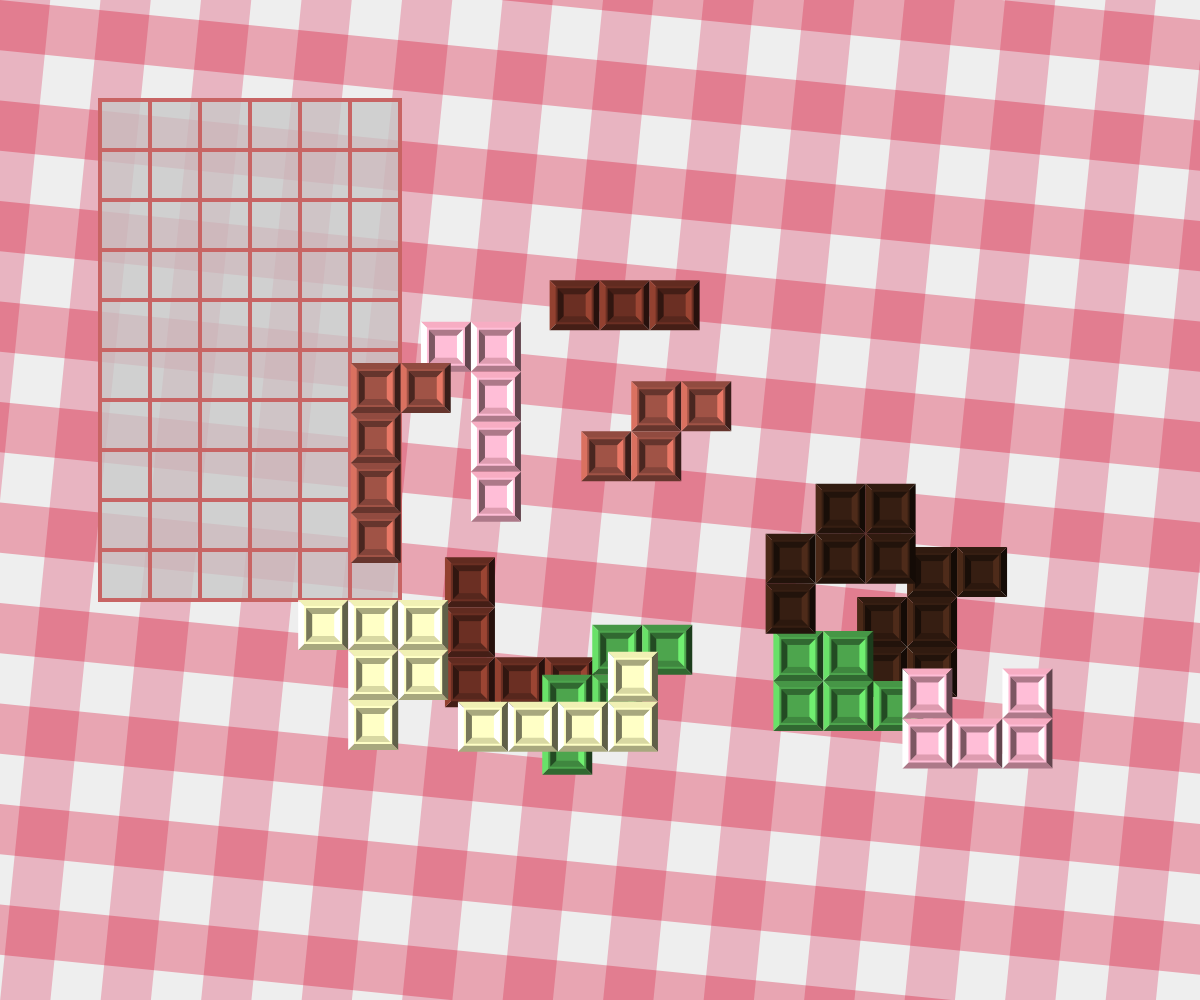
Frame 1 (no input)
Frame 60 (no input): identical to frame 1, image omitted
Frame 120 (the mouse pressed at the canvas centre since frame 60): identical to frame 1, image omitted

The p5.js sketch that drew this single still picture (run headless with seeded random() and noise() and a simulated clock; from frame 60 on, the mouse is pressed at the canvas centre):

// p5.js sketch
// ── sketch.js


let red = [0x61,70,240,247,0x91,0x31];
let green = [0x2b,150,240,173,0x4b,0x1b];
let blue = [0x20,70,180,195,0x40,0x10];

      /*座標*/
class pos{
  constructor(y,x){
    this.y=y;
    this.x=x;
    this.col=0;
  }
  print(){
    print("(",this.y,",",this.x,")")
  }
  rotate(dir){
    dir=(dir+4)%4;
    for(let i=0;i<dir;i++){
      let y=this.y;
      this.y=-this.x;
      this.x=y;
    }
  }
}

function triangleP(a,b,c){
  triangle(a.x,a.y,b.x,b.y,c.x,c.y);
}

function inArea(a,b,x){
  // aとbが頂点(対角線を共有する)の長方形にxはあるか,ただしa<b
  return a.x<=x.x && x.x<=b.x && a.y<=x.y && x.y<=b.y;
}

/*ポリオミノ*/
class Choco{
  constructor(t){
    this.bar = new Array(0);
    this.col=t;
  }
  add(y,x){
    this.bar.push(new pos(y,x));
    this.bar[this.bar.length-1].col=this.col;
  }
  print(){
    this.bar.forEach(function(element){
      element.print();
    });
  }
  normalize(){
    let y=0,x=0;
    let n=this.bar.length;
    for(let i=0;i<n;i++){
      y+=this.bar[i].y;
      x+=this.bar[i].x;
    }
    x=int(x/n);
    y=int(y/n);
    for(let i=0;i<n;i++){
      this.bar[i].y-=y;
      this.bar[i].x-=x;
    }
  }
  drawShadow(y,x,size){
    this.bar.forEach(function(element){
      let by=y+size*element.y;
      let bx=x+size*element.x;
      fill(0,0,0,50);
      rect(bx+10,by+10,size,size);
    })
  }
  draw(y,x,size){
    this.bar.forEach(
      function(element){
      let by=y+size*element.y;
      let bx=x+size*element.x;
      let ey=by+size;
      let ex=bx+size;
      let cy=(by+ey)/2;
      let cx=(bx+ex)/2;
      let cen=new pos(cy,cx);
      let edge1=6;
      let edge2=8;
      let edge3=14;
      let r=red[element.col];
      let g=green[element.col];
      let b=blue[element.col];
      noStroke();
      
      let position=[new pos(by,bx),new pos(by,ex),new pos(ey,ex),new pos(ey,bx)];
      let colors=[1,0.4,0.7,1.5,1.1,0.7,1.6,0.9,0.5,1.1];
      for(let i=0;i<4;i++){
        fill(r*colors[i],g*colors[i],b*colors[i]);
        triangleP(position[i],position[(i+1)%4],cen);
      }
      fill(r*colors[4],g*colors[4],b*colors[4]);
      rect(bx+edge1,by+edge1,size-edge1*2,size-edge1*2);
      let positionIn=[new pos(by+edge2,bx+edge2),new pos(by+edge2,ex-edge2),new pos(ey-edge2,ex-edge2),new pos(ey-edge2,bx+edge2)];
      for(let i=0;i<4;i++){
        fill(r*colors[i+5],g*colors[i+5],b*colors[i+5]);
        triangleP(positionIn[i],positionIn[(i+1)%4],cen);
      }
      fill(r*colors[9],g*colors[9],b*colors[9]);
      rect(bx+edge3,by+edge3,size-edge3*2,size-edge3*2);
    })
  }

  isTouched(y,x,size){
    let touched = false;
    for(let i=0;i<this.bar.length;i++){
      let a = new pos(y+this.bar[i].y*size, x+this.bar[i].x*size);
      let b = new pos(a.y+size,a.x+size);
      let T = new pos(mouseY,mouseX);
      let d = inArea(a,b,T);
      touched |= d;
    }
    return touched;
  }
  rotate(dir){
    this.bar.forEach(function(element){
      element.rotate(dir);
    });
    this.normalize();
  }
}

/*盤面*/
class Board{
  constructor(h,w,board,num,size){
    this.h=h;
    this.w=w;
    this.pos = new pos(100,100);
    this.size = size;
    this.num = num;
    this.having=-1;
    this.dpos = new pos(0,0);
    this.parts = new Array(num);
    this.position = new Array(num);
    this.lay = new Array(num);
    this.isPut = new Array(this.h);
    for(let i=0;i<num;i++){
      this.parts[i]=new Choco(i%6);
      this.position[i] = new pos(random(height-500)+250,random(width-500)+300);
      this.lay[i] = i;
    }
    for(let r=0;r<h;r++){
      this.isPut[r] = new Array(this.w);
      for(let c=0;c<w;c++){
        this.isPut[r][c]=-1;
        let n=board[r][c];
        this.parts[n].add(r,c);
      }
    }
    this.parts.forEach(function(part){
      part.normalize();
    });
  }
  isHaving(){
    return this.having!=-1;
  }
  print(){
    this.parts.forEach(function(part){
      print("parts:");
      part.print();
    });
  }
  draw(){
     stroke(200,100,100);
    strokeWeight(4);
    for(let r=0;r<this.h;r++){
      for(let c=0;c<this.w;c++){
        if(this.isPut[r][c]==-1){
          
    fill(200,200,200,200);
        }else{
          
    fill(200,0,200,200);
        }
        rect(this.pos.x+c*this.size,this.pos.y+r*this.size,this.size,this.size);
      }
    }
    for(let i=0;i<this.num;i++){
      let id=this.lay[i];
      if(this.having==id){
        this.parts[id].drawShadow(this.position[id].y,this.position[id].x,this.size);
      }
      this.parts[id].draw(this.position[id].y,this.position[id].x,this.size);
    }
    
   
  }
  clicked(){
    for(let i=this.num-1;i>=0;i--){
      let id = this.lay[i];
      let T=this.parts[id].isTouched(this.position[id].y,this.position[id].x,this.size);
      if(T){
        let tmp=this.lay.splice(i,1)[0];
        this.dpos.x=this.position[id].x-mouseX;
        this.dpos.y=this.position[id].y-mouseY;
        this.having=tmp;
        this.lay.push(tmp);
        for(let r=0;r<this.h;r++){
          for(let c=0;c<this.w;c++){
            if(this.isPut[r][c]==this.having){
              this.isPut[r][c]=-1;
            }
          }
        }
        break;
      }
    }
  }
  pressed(){
    if(!this.isHaving())return;
    this.position[this.having].x = mouseX + this.dpos.x;
    this.position[this.having].y = mouseY + this.dpos.y;
  }
  
  released(){
    if(!this.isHaving())return;
    let nx=this.position[this.having].x;
    let ny=this.position[this.having].y;
    let x=nx-this.pos.x;
    let y=ny-this.pos.y;
    let c=int((x+this.size/2)/this.size);
    let r=int((y+this.size/2)/this.size);
    let bx=c*this.size+this.pos.x;
    let by=r*this.size+this.pos.y;
    if(abs(bx-nx)<=this.size/3&&abs(by-ny)<=this.size){
      //r,cに置いていいかな？
      let ok=true;
      for(let i=0;i<this.parts[this.having].bar.length;i++){
        let br=r+this.parts[this.having].bar[i].y;
        let bc=c+this.parts[this.having].bar[i].x;
        if(0<=br&&br<this.h&&0<=bc&&bc<this.w){
          if(this.isPut[br][bc]!=-1){
            ok=false;
          }
        }else{
          ok=false;
        }
      }
      if(ok){
        this.position[this.having].x = bx;
        this.position[this.having].y = by;
        for(let i=0;i<this.parts[this.having].bar.length;i++){
          let br=r+this.parts[this.having].bar[i].y;
          let bc=c+this.parts[this.having].bar[i].x;
          this.isPut[br][bc]=this.having;
        }
      }
    }
    this.having=-1;
  }
  rotate(d){
    if(!this.isHaving())return;
    this.parts[this.having].rotate(d);
  }
}

function setup() {
  createCanvas(windowWidth, windowHeight);
  problem=[
    [00,07,07,08,08,08],
    [00,07,07,07,08,08],
    [00,00,00,09,08,09],
    [06,06,06,09,09,09],
    [10,10,05,05,11,11],
    [10,05,05,11,11,11],
    [10,05,05,11,03,03],
    [10,01,01,04,04,03],
    [01,01,04,04,02,03],
    [01,02,02,02,02,03],
  ];
  board = new Board(10,6,problem,12,50);
  //board.print();
}


function draw() {
  background("#EEEEEE");
  drawBackground();
  rotate(2*PI-0.1);
  blendMode(BLEND);
  board.draw();
  if(mouseIsPressed){
    board.pressed();
  }
}

function drawBackground(){
  blendMode(MULTIPLY);
  //縦ストライプ
  rotate(0.1);
  noStroke();
  fill("#F9C1CF");
  let out=300;
  for(let x=-out;x<width+out;x+=100){
    rect(x,-out,50,height+out*2);
  }
  
  fill("#F9B1BF");
  //横ストライプ
  for(let y=-out;y<height+out;y+=100){
    rect(-out,y,width+out*2,50);
  }
  
}


function mousePressed(){
  board.clicked();
}

function mouseReleased(){
  board.released();
}

function keyTyped() {
  if (key === 'a') {
    board.rotate(1);
  } else if (key === 'd') {
    board.rotate(-1);
  }
}


function windowResized() {
    resizeCanvas(windowWidth, windowHeight);
}


// ── style.css
.header {
    position: fixed;
    top: 0;
    width: 100%;
    height: 50px;
    background-color: darkgrey;
  }
   
  .main {
    padding-top: 50px;
    overflow: auto;
  }

  div{  
  }

  .noselect{
    user-select: none;
  }


  html, body {
    height: 100%;
    overflow: hidden
  }
